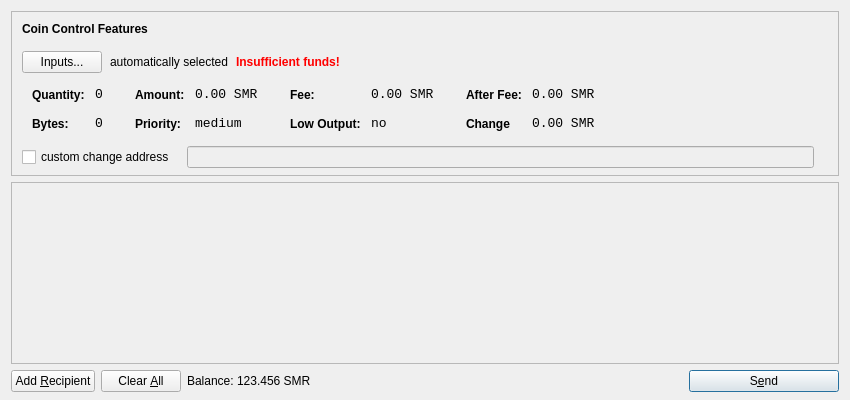
<?xml version="1.0" encoding="UTF-8"?>
<ui version="4.0">
 <class>SendCoinsDialog</class>
 <widget class="QDialog" name="SendCoinsDialog">
  <property name="geometry">
   <rect>
    <x>0</x>
    <y>0</y>
    <width>850</width>
    <height>400</height>
   </rect>
  </property>
  <property name="windowTitle">
   <string>Send Coins</string>
  </property>
  <property name="styleSheet">
   <string notr="true">background-image: url(:/images/gr);</string>
  </property>
  <layout class="QVBoxLayout" name="verticalLayout" stretch="0,1,0">
   <property name="bottomMargin">
    <number>8</number>
   </property>
   <item>
    <widget class="QFrame" name="frameCoinControl">
     <property name="sizePolicy">
      <sizepolicy hsizetype="Expanding" vsizetype="Expanding">
       <horstretch>0</horstretch>
       <verstretch>0</verstretch>
      </sizepolicy>
     </property>
     <property name="maximumSize">
      <size>
       <width>16777215</width>
       <height>16777215</height>
      </size>
     </property>
     <property name="frameShape">
      <enum>QFrame::StyledPanel</enum>
     </property>
     <property name="frameShadow">
      <enum>QFrame::Sunken</enum>
     </property>
     <layout class="QVBoxLayout" name="verticalLayoutCoinControl2">
      <property name="spacing">
       <number>6</number>
      </property>
      <property name="leftMargin">
       <number>0</number>
      </property>
      <property name="topMargin">
       <number>0</number>
      </property>
      <property name="rightMargin">
       <number>0</number>
      </property>
      <property name="bottomMargin">
       <number>6</number>
      </property>
      <item>
       <layout class="QVBoxLayout" name="verticalLayoutCoinControl" stretch="0,0,0,0,1">
        <property name="spacing">
         <number>0</number>
        </property>
        <property name="leftMargin">
         <number>10</number>
        </property>
        <property name="topMargin">
         <number>10</number>
        </property>
        <item>
         <layout class="QHBoxLayout" name="horizontalLayoutCoinControl1">
          <property name="bottomMargin">
           <number>15</number>
          </property>
          <item>
           <widget class="QLabel" name="labelCoinControlFeatures">
            <property name="sizePolicy">
             <sizepolicy hsizetype="Preferred" vsizetype="Maximum">
              <horstretch>0</horstretch>
              <verstretch>0</verstretch>
             </sizepolicy>
            </property>
            <property name="font">
             <font>
              <weight>75</weight>
              <bold>true</bold>
             </font>
            </property>
            <property name="styleSheet">
             <string notr="true">font-weight:bold;</string>
            </property>
            <property name="text">
             <string>Coin Control Features</string>
            </property>
           </widget>
          </item>
         </layout>
        </item>
        <item>
         <layout class="QHBoxLayout" name="horizontalLayoutCoinControl2" stretch="0,0,0,0">
          <property name="spacing">
           <number>8</number>
          </property>
          <property name="bottomMargin">
           <number>10</number>
          </property>
          <item>
           <widget class="QPushButton" name="pushButtonCoinControl">
            <property name="styleSheet">
             <string notr="true"/>
            </property>
            <property name="text">
             <string>Inputs...</string>
            </property>
           </widget>
          </item>
          <item>
           <widget class="QLabel" name="labelCoinControlAutomaticallySelected">
            <property name="text">
             <string>automatically selected</string>
            </property>
            <property name="margin">
             <number>5</number>
            </property>
           </widget>
          </item>
          <item>
           <widget class="QLabel" name="labelCoinControlInsuffFunds">
            <property name="font">
             <font>
              <weight>75</weight>
              <bold>true</bold>
             </font>
            </property>
            <property name="styleSheet">
             <string notr="true">color:red;font-weight:bold;</string>
            </property>
            <property name="text">
             <string>Insufficient funds!</string>
            </property>
            <property name="margin">
             <number>5</number>
            </property>
           </widget>
          </item>
          <item>
           <spacer name="horizontalSpacerCoinControl">
            <property name="orientation">
             <enum>Qt::Horizontal</enum>
            </property>
            <property name="sizeHint" stdset="0">
             <size>
              <width>40</width>
              <height>1</height>
             </size>
            </property>
           </spacer>
          </item>
         </layout>
        </item>
        <item>
         <widget class="QWidget" name="widgetCoinControl" native="true">
          <property name="sizePolicy">
           <sizepolicy hsizetype="Preferred" vsizetype="Preferred">
            <horstretch>0</horstretch>
            <verstretch>0</verstretch>
           </sizepolicy>
          </property>
          <property name="minimumSize">
           <size>
            <width>0</width>
            <height>0</height>
           </size>
          </property>
          <property name="styleSheet">
           <string notr="true"/>
          </property>
          <layout class="QHBoxLayout" name="horizontalLayoutCoinControl5">
           <property name="leftMargin">
            <number>0</number>
           </property>
           <property name="topMargin">
            <number>0</number>
           </property>
           <property name="rightMargin">
            <number>0</number>
           </property>
           <property name="bottomMargin">
            <number>0</number>
           </property>
           <item>
            <layout class="QHBoxLayout" name="horizontalLayoutCoinControl3" stretch="0,0,0,1">
             <property name="spacing">
              <number>20</number>
             </property>
             <property name="topMargin">
              <number>0</number>
             </property>
             <property name="bottomMargin">
              <number>10</number>
             </property>
             <item>
              <layout class="QFormLayout" name="formLayoutCoinControl1">
               <property name="horizontalSpacing">
                <number>10</number>
               </property>
               <property name="verticalSpacing">
                <number>14</number>
               </property>
               <property name="leftMargin">
                <number>10</number>
               </property>
               <property name="topMargin">
                <number>4</number>
               </property>
               <property name="rightMargin">
                <number>6</number>
               </property>
               <item row="0" column="0">
                <widget class="QLabel" name="labelCoinControlQuantityText">
                 <property name="styleSheet">
                  <string notr="true">font-weight:bold;</string>
                 </property>
                 <property name="text">
                  <string>Quantity:</string>
                 </property>
                 <property name="margin">
                  <number>0</number>
                 </property>
                </widget>
               </item>
               <item row="0" column="1">
                <widget class="QLabel" name="labelCoinControlQuantity">
                 <property name="font">
                  <font>
                   <family>Monospace</family>
                   <pointsize>10</pointsize>
                  </font>
                 </property>
                 <property name="cursor">
                  <cursorShape>IBeamCursor</cursorShape>
                 </property>
                 <property name="contextMenuPolicy">
                  <enum>Qt::ActionsContextMenu</enum>
                 </property>
                 <property name="text">
                  <string>0</string>
                 </property>
                 <property name="margin">
                  <number>0</number>
                 </property>
                 <property name="textInteractionFlags">
                  <set>Qt::LinksAccessibleByMouse|Qt::TextSelectableByKeyboard|Qt::TextSelectableByMouse</set>
                 </property>
                </widget>
               </item>
               <item row="1" column="0">
                <widget class="QLabel" name="labelCoinControlBytesText">
                 <property name="styleSheet">
                  <string notr="true">font-weight:bold;</string>
                 </property>
                 <property name="text">
                  <string>Bytes:</string>
                 </property>
                </widget>
               </item>
               <item row="1" column="1">
                <widget class="QLabel" name="labelCoinControlBytes">
                 <property name="font">
                  <font>
                   <family>Monospace</family>
                   <pointsize>10</pointsize>
                  </font>
                 </property>
                 <property name="cursor">
                  <cursorShape>IBeamCursor</cursorShape>
                 </property>
                 <property name="contextMenuPolicy">
                  <enum>Qt::ActionsContextMenu</enum>
                 </property>
                 <property name="text">
                  <string>0</string>
                 </property>
                 <property name="textInteractionFlags">
                  <set>Qt::LinksAccessibleByMouse|Qt::TextSelectableByKeyboard|Qt::TextSelectableByMouse</set>
                 </property>
                </widget>
               </item>
              </layout>
             </item>
             <item>
              <layout class="QFormLayout" name="formLayoutCoinControl2">
               <property name="horizontalSpacing">
                <number>10</number>
               </property>
               <property name="verticalSpacing">
                <number>14</number>
               </property>
               <property name="leftMargin">
                <number>6</number>
               </property>
               <property name="topMargin">
                <number>4</number>
               </property>
               <property name="rightMargin">
                <number>6</number>
               </property>
               <item row="0" column="0">
                <widget class="QLabel" name="labelCoinControlAmountText">
                 <property name="styleSheet">
                  <string notr="true">font-weight:bold;</string>
                 </property>
                 <property name="text">
                  <string>Amount:</string>
                 </property>
                 <property name="margin">
                  <number>0</number>
                 </property>
                </widget>
               </item>
               <item row="0" column="1">
                <widget class="QLabel" name="labelCoinControlAmount">
                 <property name="font">
                  <font>
                   <family>Monospace</family>
                   <pointsize>10</pointsize>
                  </font>
                 </property>
                 <property name="cursor">
                  <cursorShape>IBeamCursor</cursorShape>
                 </property>
                 <property name="contextMenuPolicy">
                  <enum>Qt::ActionsContextMenu</enum>
                 </property>
                 <property name="text">
                  <string>0.00 SMR</string>
                 </property>
                 <property name="textInteractionFlags">
                  <set>Qt::LinksAccessibleByMouse|Qt::TextSelectableByKeyboard|Qt::TextSelectableByMouse</set>
                 </property>
                </widget>
               </item>
               <item row="1" column="0">
                <widget class="QLabel" name="labelCoinControlPriorityText">
                 <property name="styleSheet">
                  <string notr="true">font-weight:bold;</string>
                 </property>
                 <property name="text">
                  <string>Priority:</string>
                 </property>
                </widget>
               </item>
               <item row="1" column="1">
                <widget class="QLabel" name="labelCoinControlPriority">
                 <property name="font">
                  <font>
                   <family>Monospace</family>
                   <pointsize>10</pointsize>
                  </font>
                 </property>
                 <property name="cursor">
                  <cursorShape>IBeamCursor</cursorShape>
                 </property>
                 <property name="contextMenuPolicy">
                  <enum>Qt::ActionsContextMenu</enum>
                 </property>
                 <property name="text">
                  <string>medium</string>
                 </property>
                 <property name="textInteractionFlags">
                  <set>Qt::LinksAccessibleByMouse|Qt::TextSelectableByKeyboard|Qt::TextSelectableByMouse</set>
                 </property>
                </widget>
               </item>
              </layout>
             </item>
             <item>
              <layout class="QFormLayout" name="formLayoutCoinControl3">
               <property name="horizontalSpacing">
                <number>10</number>
               </property>
               <property name="verticalSpacing">
                <number>14</number>
               </property>
               <property name="leftMargin">
                <number>6</number>
               </property>
               <property name="topMargin">
                <number>4</number>
               </property>
               <property name="rightMargin">
                <number>6</number>
               </property>
               <item row="0" column="0">
                <widget class="QLabel" name="labelCoinControlFeeText">
                 <property name="styleSheet">
                  <string notr="true">font-weight:bold;</string>
                 </property>
                 <property name="text">
                  <string>Fee:</string>
                 </property>
                 <property name="margin">
                  <number>0</number>
                 </property>
                </widget>
               </item>
               <item row="0" column="1">
                <widget class="QLabel" name="labelCoinControlFee">
                 <property name="font">
                  <font>
                   <family>Monospace</family>
                   <pointsize>10</pointsize>
                  </font>
                 </property>
                 <property name="cursor">
                  <cursorShape>IBeamCursor</cursorShape>
                 </property>
                 <property name="contextMenuPolicy">
                  <enum>Qt::ActionsContextMenu</enum>
                 </property>
                 <property name="text">
                  <string>0.00 SMR</string>
                 </property>
                 <property name="textInteractionFlags">
                  <set>Qt::LinksAccessibleByMouse|Qt::TextSelectableByKeyboard|Qt::TextSelectableByMouse</set>
                 </property>
                </widget>
               </item>
               <item row="1" column="0">
                <widget class="QLabel" name="labelCoinControlLowOutputText">
                 <property name="styleSheet">
                  <string notr="true">font-weight:bold;</string>
                 </property>
                 <property name="text">
                  <string>Low Output:</string>
                 </property>
                </widget>
               </item>
               <item row="1" column="1">
                <widget class="QLabel" name="labelCoinControlLowOutput">
                 <property name="font">
                  <font>
                   <family>Monospace</family>
                   <pointsize>10</pointsize>
                  </font>
                 </property>
                 <property name="cursor">
                  <cursorShape>IBeamCursor</cursorShape>
                 </property>
                 <property name="contextMenuPolicy">
                  <enum>Qt::ActionsContextMenu</enum>
                 </property>
                 <property name="text">
                  <string>no</string>
                 </property>
                 <property name="textInteractionFlags">
                  <set>Qt::LinksAccessibleByMouse|Qt::TextSelectableByKeyboard|Qt::TextSelectableByMouse</set>
                 </property>
                </widget>
               </item>
              </layout>
             </item>
             <item>
              <layout class="QFormLayout" name="formLayoutCoinControl4">
               <property name="horizontalSpacing">
                <number>10</number>
               </property>
               <property name="verticalSpacing">
                <number>14</number>
               </property>
               <property name="leftMargin">
                <number>6</number>
               </property>
               <property name="topMargin">
                <number>4</number>
               </property>
               <property name="rightMargin">
                <number>6</number>
               </property>
               <item row="0" column="0">
                <widget class="QLabel" name="labelCoinControlAfterFeeText">
                 <property name="styleSheet">
                  <string notr="true">font-weight:bold;</string>
                 </property>
                 <property name="text">
                  <string>After Fee:</string>
                 </property>
                 <property name="margin">
                  <number>0</number>
                 </property>
                </widget>
               </item>
               <item row="0" column="1">
                <widget class="QLabel" name="labelCoinControlAfterFee">
                 <property name="font">
                  <font>
                   <family>Monospace</family>
                   <pointsize>10</pointsize>
                  </font>
                 </property>
                 <property name="cursor">
                  <cursorShape>IBeamCursor</cursorShape>
                 </property>
                 <property name="contextMenuPolicy">
                  <enum>Qt::ActionsContextMenu</enum>
                 </property>
                 <property name="text">
                  <string>0.00 SMR</string>
                 </property>
                 <property name="textInteractionFlags">
                  <set>Qt::LinksAccessibleByMouse|Qt::TextSelectableByKeyboard|Qt::TextSelectableByMouse</set>
                 </property>
                </widget>
               </item>
               <item row="1" column="0">
                <widget class="QLabel" name="labelCoinControlChangeText">
                 <property name="styleSheet">
                  <string notr="true">font-weight:bold;</string>
                 </property>
                 <property name="text">
                  <string>Change</string>
                 </property>
                </widget>
               </item>
               <item row="1" column="1">
                <widget class="QLabel" name="labelCoinControlChange">
                 <property name="font">
                  <font>
                   <family>Monospace</family>
                   <pointsize>10</pointsize>
                  </font>
                 </property>
                 <property name="cursor">
                  <cursorShape>IBeamCursor</cursorShape>
                 </property>
                 <property name="contextMenuPolicy">
                  <enum>Qt::ActionsContextMenu</enum>
                 </property>
                 <property name="text">
                  <string>0.00 SMR</string>
                 </property>
                 <property name="textInteractionFlags">
                  <set>Qt::LinksAccessibleByMouse|Qt::TextSelectableByKeyboard|Qt::TextSelectableByMouse</set>
                 </property>
                </widget>
               </item>
              </layout>
             </item>
            </layout>
           </item>
          </layout>
         </widget>
        </item>
        <item>
         <layout class="QHBoxLayout" name="horizontalLayoutCoinControl4" stretch="0,0,0">
          <property name="spacing">
           <number>12</number>
          </property>
          <property name="sizeConstraint">
           <enum>QLayout::SetDefaultConstraint</enum>
          </property>
          <property name="topMargin">
           <number>5</number>
          </property>
          <property name="rightMargin">
           <number>5</number>
          </property>
          <item>
           <widget class="QCheckBox" name="checkBoxCoinControlChange">
            <property name="text">
             <string>custom change address</string>
            </property>
           </widget>
          </item>
          <item>
           <widget class="QLineEdit" name="lineEditCoinControlChange">
            <property name="enabled">
             <bool>false</bool>
            </property>
            <property name="sizePolicy">
             <sizepolicy hsizetype="Expanding" vsizetype="Fixed">
              <horstretch>0</horstretch>
              <verstretch>0</verstretch>
             </sizepolicy>
            </property>
           </widget>
          </item>
          <item>
           <widget class="QLabel" name="labelCoinControlChangeLabel">
            <property name="sizePolicy">
             <sizepolicy hsizetype="Preferred" vsizetype="Expanding">
              <horstretch>0</horstretch>
              <verstretch>0</verstretch>
             </sizepolicy>
            </property>
            <property name="minimumSize">
             <size>
              <width>0</width>
              <height>0</height>
             </size>
            </property>
            <property name="text">
             <string/>
            </property>
            <property name="margin">
             <number>3</number>
            </property>
           </widget>
          </item>
         </layout>
        </item>
        <item>
         <spacer name="verticalSpacerCoinControl">
          <property name="orientation">
           <enum>Qt::Vertical</enum>
          </property>
          <property name="sizeHint" stdset="0">
           <size>
            <width>800</width>
            <height>1</height>
           </size>
          </property>
         </spacer>
        </item>
       </layout>
      </item>
     </layout>
    </widget>
   </item>
   <item>
    <widget class="QScrollArea" name="scrollArea">
     <property name="widgetResizable">
      <bool>true</bool>
     </property>
     <widget class="QWidget" name="scrollAreaWidgetContents">
      <property name="geometry">
       <rect>
        <x>0</x>
        <y>0</y>
        <width>830</width>
        <height>172</height>
       </rect>
      </property>
      <layout class="QVBoxLayout" name="verticalLayout_2">
       <property name="leftMargin">
        <number>0</number>
       </property>
       <property name="topMargin">
        <number>0</number>
       </property>
       <property name="rightMargin">
        <number>0</number>
       </property>
       <property name="bottomMargin">
        <number>0</number>
       </property>
       <item>
        <layout class="QVBoxLayout" name="entries">
         <property name="spacing">
          <number>6</number>
         </property>
        </layout>
       </item>
       <item>
        <spacer name="verticalSpacer">
         <property name="orientation">
          <enum>Qt::Vertical</enum>
         </property>
         <property name="sizeHint" stdset="0">
          <size>
           <width>20</width>
           <height>40</height>
          </size>
         </property>
        </spacer>
       </item>
      </layout>
     </widget>
    </widget>
   </item>
   <item>
    <layout class="QHBoxLayout" name="horizontalLayout">
     <item>
      <widget class="QPushButton" name="addButton">
       <property name="toolTip">
        <string>Send to multiple recipients at once</string>
       </property>
       <property name="text">
        <string>Add &amp;Recipient</string>
       </property>
       <property name="icon">
        <iconset resource="../bitcoin.qrc">
         <normaloff>:/icons/add</normaloff>:/icons/add</iconset>
       </property>
       <property name="autoDefault">
        <bool>false</bool>
       </property>
      </widget>
     </item>
     <item>
      <widget class="QPushButton" name="clearButton">
       <property name="sizePolicy">
        <sizepolicy hsizetype="Minimum" vsizetype="Fixed">
         <horstretch>0</horstretch>
         <verstretch>0</verstretch>
        </sizepolicy>
       </property>
       <property name="toolTip">
        <string>Remove all transaction fields</string>
       </property>
       <property name="text">
        <string>Clear &amp;All</string>
       </property>
       <property name="icon">
        <iconset resource="../bitcoin.qrc">
         <normaloff>:/icons/remove</normaloff>:/icons/remove</iconset>
       </property>
       <property name="autoRepeatDelay">
        <number>300</number>
       </property>
       <property name="autoDefault">
        <bool>false</bool>
       </property>
      </widget>
     </item>
     <item>
      <layout class="QHBoxLayout" name="horizontalLayout_2">
       <property name="spacing">
        <number>3</number>
       </property>
       <item>
        <widget class="QLabel" name="label">
         <property name="sizePolicy">
          <sizepolicy hsizetype="Preferred" vsizetype="Fixed">
           <horstretch>0</horstretch>
           <verstretch>0</verstretch>
          </sizepolicy>
         </property>
         <property name="text">
          <string>Balance:</string>
         </property>
        </widget>
       </item>
       <item>
        <widget class="QLabel" name="labelBalance">
         <property name="sizePolicy">
          <sizepolicy hsizetype="Preferred" vsizetype="Fixed">
           <horstretch>0</horstretch>
           <verstretch>0</verstretch>
          </sizepolicy>
         </property>
         <property name="cursor">
          <cursorShape>IBeamCursor</cursorShape>
         </property>
         <property name="text">
          <string>123.456 SMR</string>
         </property>
         <property name="textInteractionFlags">
          <set>Qt::LinksAccessibleByMouse|Qt::TextSelectableByKeyboard|Qt::TextSelectableByMouse</set>
         </property>
        </widget>
       </item>
      </layout>
     </item>
     <item>
      <spacer name="horizontalSpacer">
       <property name="orientation">
        <enum>Qt::Horizontal</enum>
       </property>
       <property name="sizeHint" stdset="0">
        <size>
         <width>40</width>
         <height>20</height>
        </size>
       </property>
      </spacer>
     </item>
     <item>
      <widget class="QPushButton" name="sendButton">
       <property name="minimumSize">
        <size>
         <width>150</width>
         <height>0</height>
        </size>
       </property>
       <property name="toolTip">
        <string>Confirm the send action</string>
       </property>
       <property name="text">
        <string>S&amp;end</string>
       </property>
       <property name="icon">
        <iconset resource="../bitcoin.qrc">
         <normaloff>:/icons/send</normaloff>:/icons/send</iconset>
       </property>
       <property name="default">
        <bool>true</bool>
       </property>
      </widget>
     </item>
    </layout>
   </item>
  </layout>
 </widget>
 <resources>
  <include location="../bitcoin.qrc"/>
 </resources>
 <connections/>
</ui>
